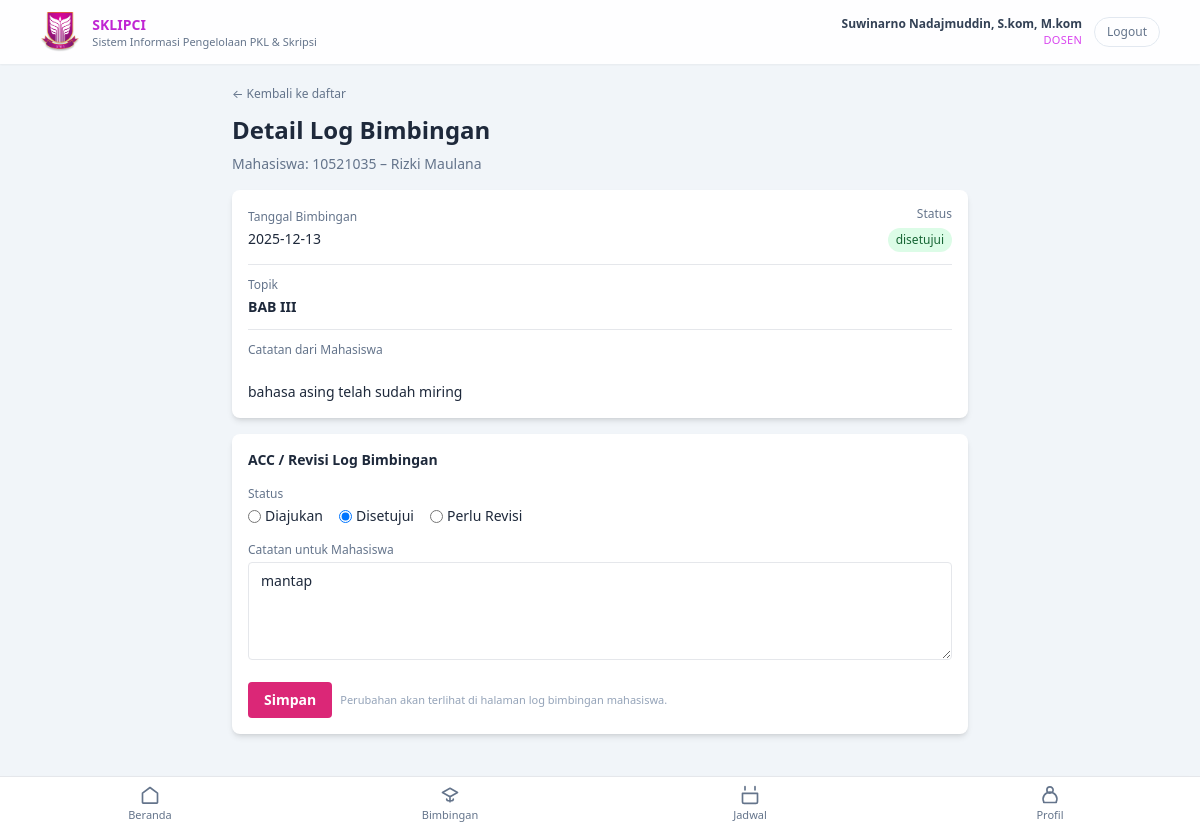
The app's page /?r=dosen/logBimbinganDetail&id=4 (signed in) with its own data.
### tables this page shows
CREATE TABLE `dosen` (
  `id` int(11) NOT NULL,
  `user_id` int(11) NOT NULL,
  `nip` varchar(30) NOT NULL,
  `nama` varchar(100) NOT NULL,
  `prodi_id` int(11) NOT NULL,
  `no_hp` varchar(20) DEFAULT NULL,
  `created_at` timestamp NOT NULL DEFAULT current_timestamp()
);

CREATE TABLE `log_bimbingan` (
  `id` int(11) NOT NULL,
  `mahasiswa_id` int(11) NOT NULL,
  `dosen_id` int(11) NOT NULL,
  `tanggal` date NOT NULL,
  `topik` varchar(255) NOT NULL,
  `catatan_mahasiswa` text DEFAULT NULL,
  `catatan_dosen` text DEFAULT NULL,
  `status` enum('diajukan','disetujui','direvisi') NOT NULL DEFAULT 'diajukan',
  `created_at` timestamp NOT NULL DEFAULT current_timestamp(),
  `updated_at` timestamp NULL DEFAULT NULL
);

CREATE TABLE `mahasiswa` (
  `id` int(11) NOT NULL,
  `user_id` int(11) NOT NULL,
  `nim` varchar(30) NOT NULL,
  `nama` varchar(100) NOT NULL,
  `prodi_id` int(11) NOT NULL,
  `no_hp` varchar(20) DEFAULT NULL,
  `kelas` varchar(50) DEFAULT NULL,
  `angkatan` varchar(10) DEFAULT NULL,
  `semester` int(11) DEFAULT NULL,
  `created_at` timestamp NOT NULL DEFAULT current_timestamp()
);

### app/controller/DosenController.php (called while the page is built, shortened)
<?php
class DosenController extends Controller
{
    private function getDosenAktif(): ?array
    {
        $userId = (int)$_SESSION['user']['id'];
        $conn   = db();
        $stmt = $conn->prepare("
            SELECT d.*
            FROM dosen d
            WHERE d.user_id = ?
            LIMIT 1
        ");
        $stmt->bind_param('i', $userId);
        $stmt->execute();
        $result = $stmt->get_result();
        $dosen  = $result->fetch_assoc();
        return $dosen ?: null;
    }
    public function logBimbinganDetail(): void
    {
        $dosen = $this->getDosenAktif();
        $id = (int)($_GET['id'] ?? 0);
        $conn = db();
        $stmt = $conn->prepare("
            SELECT lb.*, m.nim, m.nama AS nama_mhs
            FROM log_bimbingan lb
            JOIN mahasiswa m ON lb.mahasiswa_id = m.id
            WHERE lb.id = ? AND lb.dosen_id = ?
            LIMIT 1
        ");
        $stmt->bind_param('ii', $id, $dosen['id']);
        $stmt->execute();
        $result = $stmt->get_result();
        $log    = $result->fetch_assoc();
        $this->view('dosen/log_bimbingan/detail', compact('title', 'log', 'dosen'));
    }
}

### index.php (called while the page is built, shortened)
<?php
$route = $_GET['r'] ?? 'public/home';
$route = trim($route, '/');
list($controllerPart, $method) = array_pad(explode('/', $route), 2, null);
$method         = $method ?: 'home';
$controller = new $controllerClass();
call_user_func([$controller, $method]);

### app/view/dosen/log_bimbingan/detail.php (the view, shortened to what this page needs)
<?php include __DIR__ . '/../../partials/header.php'; ?>
<?php
$badgeStatus = [
    'diajukan'   => 'bg-yellow-100 text-yellow-800',
    'disetujui'  => 'bg-green-100 text-green-800',
    'direvisi'   => 'bg-red-100 text-red-800',
];
$status     = $log['status'];
$badgeClass = $badgeStatus[$status] ?? 'bg-slate-100 text-slate-700';
?>
<main class="flex-1 pb-16 md:pb-0 bg-slate-100">
    <div class="max-w-3xl mx-auto px-4 py-4">
        <a href="<?= BASE_URL; ?>/?r=dosen/logBimbinganIndex"
           class="text-xs text-slate-500 hover:text-pink-600 inline-flex items-center mb-3">
            ← Kembali ke daftar
        </a>
        <h1 class="text-xl md:text-2xl font-semibold mb-2">
            Detail Log Bimbingan
        </h1>
        <p class="text-sm text-slate-500 mb-4">
            Mahasiswa: <?= htmlspecialchars($log['nim']); ?> – <?= htmlspecialchars($log['nama_mhs']); ?>
        </p>
        <div class="bg-white shadow-md rounded-lg p-4 space-y-3 mb-4">
            <div class="flex items-center justify-between">
                <div>
                    <p class="text-xs text-slate-500 mb-1">Tanggal Bimbingan</p>
                    <p class="text-sm text-slate-800">
                        <?= htmlspecialchars($log['tanggal']); ?>
                    </p>
                </div>
                <div class="text-right">
                    <p class="text-xs text-slate-500 mb-1">Status</p>
                    <span class="inline-flex px-2 py-1 rounded-full text-xs <?= $badgeClass; ?>">
                        <?= htmlspecialchars($status); ?>
                    </span>
                </div>
            </div>
            <div class="border-t pt-3">
                <p class="text-xs text-slate-500 mb-1">Topik</p>
                <p class="text-sm font-semibold text-slate-800">
                    <?= htmlspecialchars($log['topik']); ?>
                </p>
            </div>
            <div class="border-t pt-3">
                <p class="text-xs text-slate-500 mb-1">Catatan dari Mahasiswa</p>
                <p class="text-sm text-slate-800 whitespace-pre-line">
                    <?= nl2br(htmlspecialchars($log['catatan_mahasiswa'] ?? '-')); ?>
                </p>
            </div>
        </div>
        <div class="bg-white shadow-md rounded-lg p-4">
            <h2 class="text-sm font-semibold text-slate-800 mb-3">
                ACC / Revisi Log Bimbingan
            </h2>
            <form action="<?= BASE_URL; ?>/?r=dosen/logBimbinganUpdate" method="post" class="space-y-4">
                <div>
                    <p class="text-xs text-slate-500 mb-1">Status</p>
                    <div class="flex flex-wrap gap-4 text-sm">
                        <label class="inline-flex items-center gap-1">
                            <input type="radio" name="status" value="diajukan"
                                <?= $status === 'diajukan' ? 'checked' : ''; ?>>
                            <span>Diajukan</span>
                        </label>
                        <label class="inline-flex items-center gap-1">
                            <input type="radio" name="status" value="disetujui"
                                <?= $status === 'disetujui' ? 'checked' : ''; ?>>
                            <span>Disetujui</span>
                        </label>
                        <label class="inline-flex items-center gap-1">
                            <input type="radio" name="status" value="direvisi"
                                <?= $status === 'direvisi' ? 'checked' : ''; ?>>
                            <span>Perlu Revisi</span>
                        </label>
                    </div>
                </div>
                <div>
                    <label class="block text-xs text-slate-500 mb-1">
                        Catatan untuk Mahasiswa
                    </label>
                    <textarea
                        name="catatan_dosen"
                        rows="4"
                        class="w-full border rounded px-3 py-2 text-sm focus:outline-none focus:ring focus:ring-[#DB2777]"
                        placeholder="Tulis masukan, persetujuan, atau revisi yang diminta..."
                    ><?= htmlspecialchars($log['catatan_dosen'] ?? ''); ?></textarea>
                </div>
                <div class="flex items-center gap-2">
                    <button type="submit"
                            class="bg-[#DB2777] text-white text-sm font-semibold px-4 py-2 rounded hover:bg-pink-700">
                        Simpan
                    </button>
                    <span class="text-[11px] text-slate-400">
                        Perubahan akan terlihat di halaman log bimbingan mahasiswa.
                    </span>
                </div>
            </form>
        </div>
    </div>
    <?php include __DIR__ . '/../../partials/dosen/bottom-nav.php'; ?>
</main>
<?php include __DIR__ . '/../../partials/footer.php'; ?>

### app/view/partials/header.php (shortened to what this page needs)
<?php
$user         = $_SESSION['user'] ?? null;
?>
<!DOCTYPE html>
<html lang="id">
<head>
    <script src="https://cdn.tailwindcss.com"></script>
    <link rel="stylesheet" href="<?= BASE_URL; ?>/public/css/style.css">
</head>
<body class="bg-slate-100 text-slate-800">
    <div class="min-h-screen flex flex-col">
        <header class="bg-white/90 backdrop-blur shadow-sm sticky top-0 z-30">
            <div class="max-w-6xl mx-auto px-4 py-3 flex items-center justify-between gap-4">
                <div class="flex items-center gap-3">
                    <div class="flex items-center gap-3">
                        <img src="<?= BASE_URL; ?>/public/assets/img/logo.png"
                            alt="Logo Kampus"
                            class="h-10 w-auto object-contain">
                    </div>
                    <div class="leading-tight">
                        <div class="text-sm font-semibold text-slate-800">
                            <span class="text-fuchsia-600">SKLIPCI</span>
                        </div>
                        <div class="text-[11px] text-slate-500">
                            Sistem Informasi Pengelolaan PKL &amp; Skripsi
                        </div>
                    </div>
                </div>
                <div class="flex items-center gap-3">
                    <?php if ($user): ?>
                        <div class="hidden sm:flex flex-col items-end">
                            <span class="text-xs font-semibold text-slate-700">
                                <?= htmlspecialchars($user['nama'] ?? 'User'); ?>
                            </span>
                            <span class="text-[11px] uppercase tracking-wide text-fuchsia-500">
                                <?= htmlspecialchars($user['role'] ?? ''); ?>
                            </span>
                        </div>
                        <a href="<?= BASE_URL; ?>/?r=auth/logout"
                            class="text-xs px-3 py-1.5 rounded-full border border-slate-200 text-slate-500 hover:border-fuchsia-500 hover:text-fuchsia-600">
                            Logout
                        </a>
                    <?php endif; ?>
                </div>
            </div>
        </header>

### public/css/style.css (style rules this page uses)
body { font-family: system-ui, -apple-system, BlinkMacSystemFont, "Segoe UI", sans-serif; }

### records on screen
dosen: nama "Suwinarno Nadajmuddin, S.kom, M.kom"
log_bimbingan: mahasiswa.nim "10521035", mahasiswa.nama "Rizki Maulana", tanggal "2025-12-13", status "disetujui", topik "BAB III", catatan_mahasiswa "bahasa asing telah sudah miring", status "☐ Diajukan", status "☑ Disetujui", status "☐ Perlu Revisi", catatan_dosen "mantap"

### other values on screen
$user['role'] "DOSEN"
